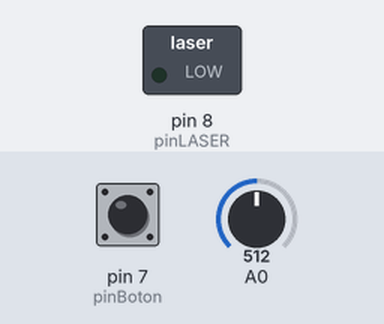
Bench run of a sketch on a simulated Arduino Uno, built with avr-gcc and run on an emulated ATmega328P. Parts: switched loads named in the sketch (green lamp = pin HIGH). Inputs (shaded band) come from the test bench; at power-on: pin 7 (pinBoton) LOW, A0 = 512.

Above: at 1.2 s.
1.3 s: pin 7 (pinBoton) pulled HIGH for 0.15 s
At 1.7 s:
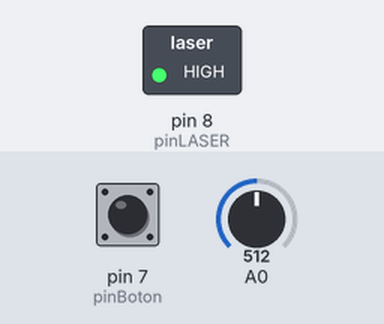
2.9 s: pin 7 (pinBoton) pulled HIGH for 1 s
At 4.1 s:
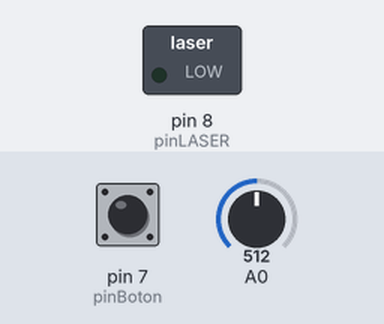
5.4 s: pin 7 (pinBoton) pulled HIGH for 3.2 s
At 6.2 s:
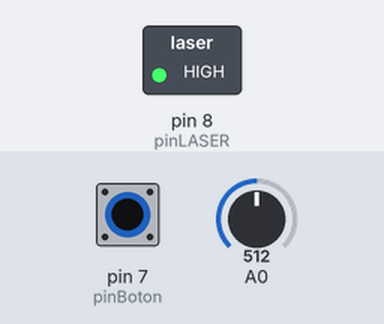
Timing chart, 0 to 8.4 s (numbered marks = the images above; inputs shaded):
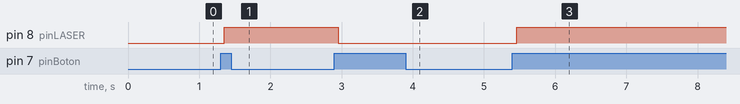

The sketch:

laser_LDR_medida_directa.ino
```cpp
/*
 Estudiar primero cómo recibe la señal el LDR; ver su máximo, y la luz a medioambiente. Obtner valores, o la gráfica directamente
 Si obtengo la gráfica, guardr en fichero CSV y abrir con LibreOffice Calc. Represnetar y en losdatos, mostrar categorías.
 Se ven muy bien las oscialciones. Reconocer la forma de la onda, y calcular el perído.
 Comprobar con la fórmula T = 2*Pi*RAIZ(longitud/g)
 */
int pinBoton = 7;
int pinLASER = 8;

long tiempo = 0;
long tiempo1 = 0;
long diferencia = 0;

float voltage = 0;
float voltagemenos1 = 0;
float voltagemenos2 = 0;

int contar = 0;

boolean estado = false;

boolean estadoBoton = LOW;

// the setup routine runs once when you press reset:
void setup() {

  pinMode(pinBoton,INPUT);
  pinMode(pinLASER,OUTPUT);

  // initialize serial communication at 9600 bits per second:
  Serial.begin(9600);
}

// the loop routine runs over and over again forever:
void loop() {

  // Encender el laser o no
  int estadoBotonAhora = digitalRead(pinBoton);

  if (estadoBotonAhora==HIGH && estadoBoton==LOW) {
      estado = estado xor 1;
      delay(50);
  }

  estadoBoton = estadoBotonAhora;
  digitalWrite(pinLASER,estado);
  // Fin de encender el laser

  tiempo = millis();
  // read the input on analog pin 0:
  int sensorValue = analogRead(A0);
  // Convert the analog reading (which goes from 0 - 1023) to a voltage (0 - 5V):
  float voltage = sensorValue;
  String voltaje = String(voltage);
  voltaje.replace(".",",");

  // Serial.println(String(tiempo)+" ; "+voltaje);

  // Reconocimiento de
  // if (voltage<900 && estado==HIGH) { // Cuando el voltaje es menor de 900 y el LASER está encendido
  if (estado==HIGH && voltagemenos2>voltagemenos1 && voltage>voltagemenos1) {
     contar = contar + 1;
     if (contar%2==0) { // Si el conteo es par
        diferencia = tiempo - tiempo1;
        Serial.println(String(diferencia));
        // Refresco tiempo
        tiempo1 = tiempo;
        contar = 0;
     } // Fin de la condición que el conteo sea par
     // pequeño retraso para evitar más de una lectura
     // delay(75);
  }

  voltagemenos2 = voltagemenos1;
  voltagemenos1 = voltage;

  delay(30);
}
```

Measured:
- after the input at 1.3 s, pin 8 (pinLASER): LOW → HIGH after 0.05 s
- after the input at 2.9 s, pin 8 (pinLASER): HIGH → LOW after 0.05 s
- after the input at 5.4 s, pin 8 (pinLASER): LOW → HIGH after 0.06 s
